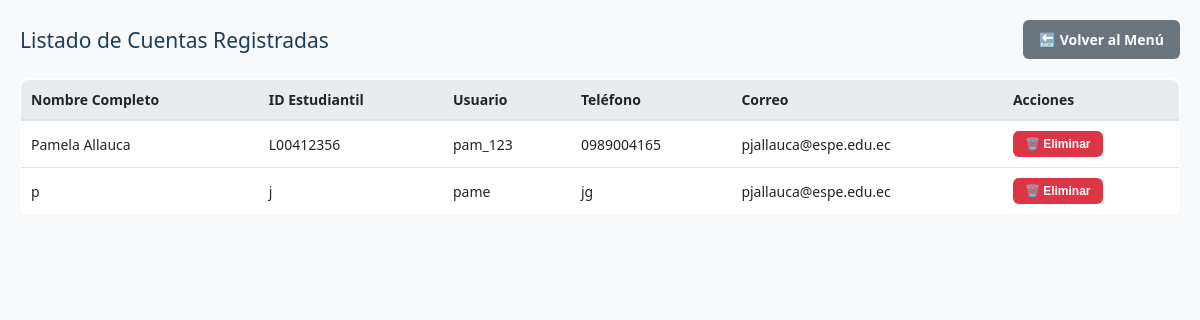
The page /admin/users (signed in) on the database its author committed.
### tables this page shows
CREATE TABLE usuarios (
        id INTEGER PRIMARY KEY AUTOINCREMENT,
        username TEXT UNIQUE NOT NULL,
        password TEXT NOT NULL,
        nombre_completo TEXT NOT NULL,
        cedula_id TEXT NOT NULL,
        carrera_departamento TEXT NOT NULL,
        telefono TEXT NOT NULL DEFAULT '',
        correo TEXT NOT NULL DEFAULT '',
        role TEXT NOT NULL CHECK(role IN ('admin', 'user'))
    );

### app.py (the view)
@app.route('/admin/users')
def admin_users():
    if 'username' not in session or session.get('role') != 'admin':
        return redirect(url_for('login'))
    conn = get_connection()
    cursor = conn.cursor()
    cursor.execute("SELECT id, nombre_completo, cedula_id, username, telefono, correo FROM usuarios WHERE role = 'user'")
    usuarios = cursor.fetchall()
    conn.close()
    return render_template('admin_users.html', usuarios=usuarios)

### database.py (called while the page is built)
def get_connection():
    if DATABASE_URL:
        import psycopg2
        url = urlparse.urlparse(DATABASE_URL)
        return psycopg2.connect(
            dbname=url.path[1:],
            user=url.username,
            password=url.password,
            host=url.hostname,
            port=url.port
        )
    else:
        DB_FOLDER = "data"
        DB_PATH = os.path.join(DB_FOLDER, "laboratorio.db")
        os.makedirs(DB_FOLDER, exist_ok=True)
        return sqlite3.connect(DB_PATH)

### templates/admin_users.html (shortened to what this page needs)
<!DOCTYPE html>
<html lang="es">
<head>
    <link rel="stylesheet" href="{{ url_for('static', filename='css/style.css') }}">
</head>
<body>
    <div class="header-section">
        <h2 style="color: #1e3d59; margin: 0;">Listado de Cuentas Registradas</h2>
        <a href="{{ url_for('admin_menu') }}" class="btn btn-secondary">🔙 Volver al Menú</a>
    </div>
    <div class="table-container">
        <table>
            <thead>
                <tr>
                    <th>Nombre Completo</th>
                    <th>ID Estudiantil</th>
                    <th>Usuario</th>
                    <th>Teléfono</th>
                    <th>Correo</th>
                    <th>Acciones</th>
                </tr>
            </thead>
            <tbody>
                {% for usr in usuarios %}
                <tr>
                    <td>{{ usr[1] }}</td>
                    <td>{{ usr[2] }}</td>
                    <td>{{ usr[3] }}</td>
                    <td>{{ usr[4] }}</td>
                    <td>{{ usr[5] }}</td>
                    <td>
                        <form action="{{ url_for('delete_user', username_to_delete=usr[3]) }}" method="POST" style="margin: 0;" onsubmit="return confirm('¿Está seguro de eliminar permanentemente la cuenta de {{ usr[1] }}?')">
                            <button type="submit" class="btn btn-danger" style="padding: 6px 12px; font-size: 12px;">🗑️ Eliminar</button>
                        </form>
                    </td>
                </tr>
                {% endfor %}
            </tbody>
        </table>
    </div>
</body>
</html>

### static/css/style.css (style rules this page uses)
body { background-color: #f8f9fa; font-family: 'Segoe UI', Arial, sans-serif; font-size: 14px; color: #212529; margin: 0; padding: 20px; box-sizing: border-box; }
h1, h2, h3, label { font-weight: 500; }
.btn { background-color: #0d6efd; color: white; font-weight: bold; padding: 10px 16px; border: none; border-radius: 6px; text-decoration: none; cursor: pointer; display: inline-block; text-align: center; font-size: 14px; }
.btn-danger { background-color: #dc3545 !important; }
.btn-secondary { background-color: #6c757d; }
.table-container { overflow-x: auto; margin: 20px 0; }
table { width: 100%; border-collapse: collapse; background-color: white; border: 1px solid #dee2e6; border-radius: 8px; overflow: hidden; }
th { background-color: #e9ecef; padding: 10px; font-weight: bold; text-align: left; border-bottom: 2px solid #dee2e6; }
td { padding: 10px; border-bottom: 1px solid #dee2e6; }

### templates/admin_users.html (style rules this page uses)
.header-section { display: flex; justify-content: space-between; align-items: center; margin-bottom: 20px; }

### rows shown on the page
usuarios: nombre_completo "Pamela Allauca", cedula "L00412356", username "pam_123", telefono "0989004165", correo "pjallauca@espe.edu.ec"
usuarios: nombre_completo "p", cedula "j", username "pame", telefono "jg", correo "pjallauca@espe.edu.ec"
